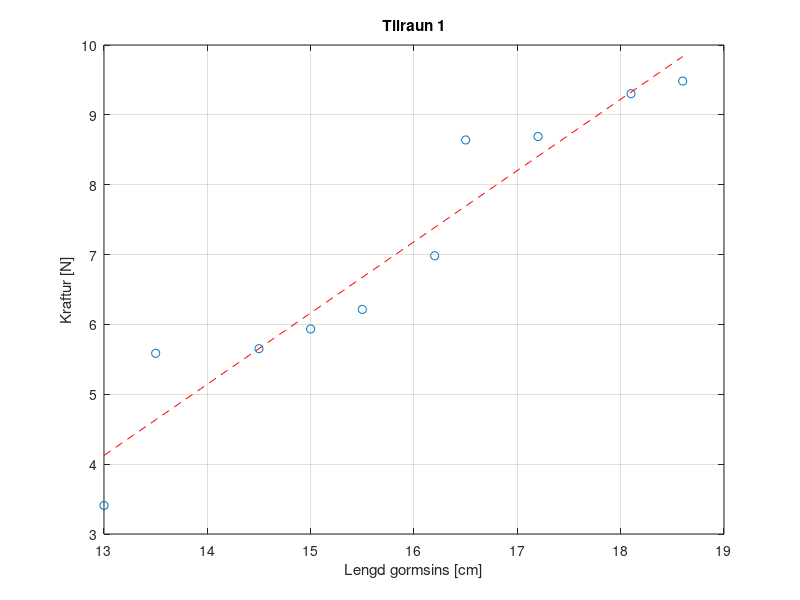

MATLAB code to generate this figure:

% Gögn úr töflunni

x = sort([13, 15, 14.5, 18.6, 16.2, 16.5, 17.2, 13.5, 15.5, 18.1]); % Lengd gormsins x [cm]

F = sort([5.587, 6.215, 9.303, 9.484, 5.653, 5.935, 8.641, 3.409, 8.69, 6.983]); % Kraftur F [N]


figure;
plot(x, F, 'o'); % Gögnin teiknuð með punktum og línu
title("Tilraun 1")
xlabel('Lengd gormsins [cm]');
ylabel('Kraftur [N]');
grid on;

% Fylki með línulegri mátun á gögnin (hallatala = gormstuðull K)
p = polyfit(x, F, 1); % 1st gráðu margliða mátun

k_computed = p(1); % Hallatalan er gormstuðull K

% Sýna hallatöluna í skipanaglugganum
fprintf('Reiknaður gormstuðull K er: %.2f N/m\n', k_computed * 100);

% Bæta við mátunarlínu í grafinu
hold on;
x_fit = linspace(min(x), max(x), 100);
F_fit = polyval(p, x_fit);
plot(x_fit, F_fit, '--r'); % Línuleg mátun teiknuð með strikalínu
% legend('Gögn', 'Línuleg mátun');